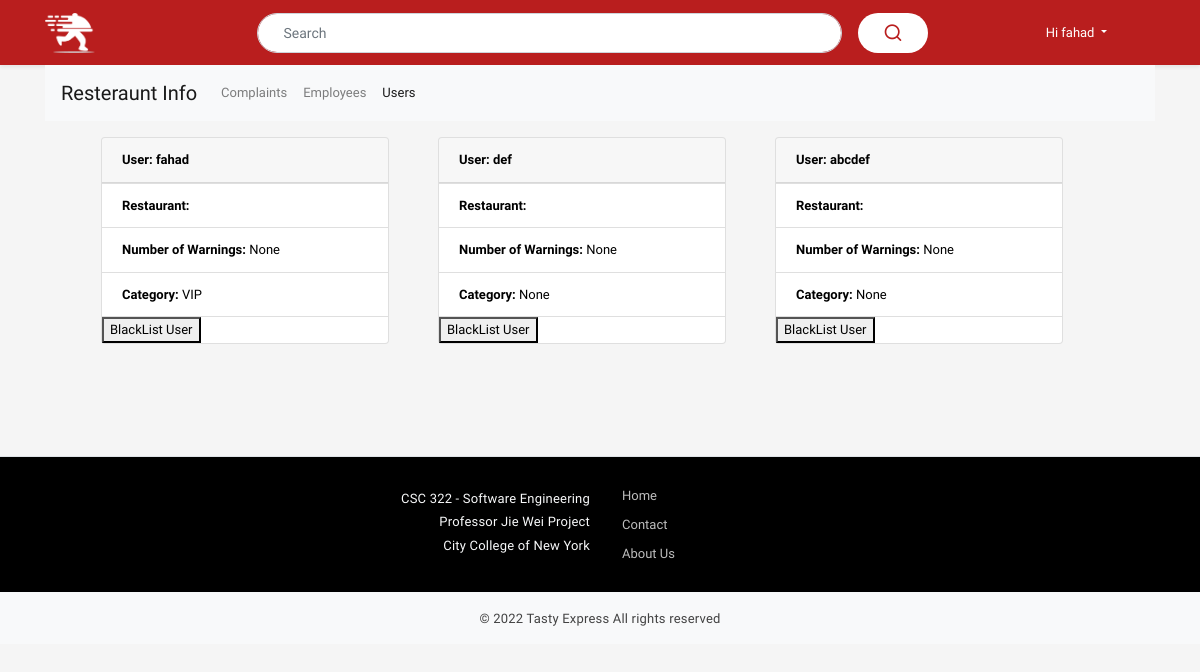
Page /manager_users.html (signed in) on the committed database.
### server.py (models this page shows)
class user(UserMixin,db.Model):
    id = db.Column(db.Integer, primary_key=True)
    email = db.Column(db.String(120))
    name = db.Column(db.String(120))
    password = db.Column(db.String(80))
    address = db.Column(db.String(80))
    phone_number = db.Column(db.String(80))
    numWarnings = db.Column(db.Integer)
    category = db.Column(db.String(80))

### server.py (the view)
@app.route("/manager_users.html")
def manager_users_page():
    table = user.query.all()
    return render_template("manager_users.html", users = table)

### server.py (called while the page is built)
@login_manager.user_loader
def load_user(user_id):
    return user.query.get(int(user_id))

@app.context_processor
def base():
    return dict(account_type=session['account_type'],
                user_first_name=session['user_first_name'])

### templates/manager_users.html (shortened to what this page needs)
<!doctype html>
{% extends 'base.html' %}
{% block content %}
<div class="container">
  <div id="navbar">
  <nav class="navbar navbar-expand-lg navbar-light bg-light">
    <a class="navbar-brand" href="#">Resteraunt Info</a>
    <div class="collapse navbar-collapse" id="navbarNavDropdown">
      <ul class="navbar-nav">
        <li class="nav-item">
          <a class="nav-link" href="manager.html" id="nav-complaints"> Complaints </a>
        </li>
        <li class="nav-item">
          <a class="nav-link" href="manager_employees.html" id="nav-employees"> Employees </a>
        </li>
        <li class="nav-item active">
          <a class="nav-link" href="manager_users.html" id="nav-users" > Users <span class="sr-only">(current)</span></a>
        </li>
      </ul>
    </div>
  </nav>
</div>
</div>
 <div class="container">
     <div class="container mt-3">
       <div class="row">
         {% for user in users %}
           <div class="card-deck">
               <div class="card" style="width: 18rem;
                                        margin-left: 4rem;
                                        margin-bottom: 4rem;">
                 <div class="card-header">
                   <b>User: {{user['name']}}</b>
                 </div>
                 <ul class="list-group list-group-flush">
                   <li class="list-group-item"><b>Restaurant: </b>{{user['restaurant_name']}}</li>
                   <li class="list-group-item"><b>Number of Warnings: </b>{{user['numWarnings']}}</li>
                   <li class="list-group-item"><b>Category: </b>{{user['category']}}</li>
                   <a href="{{url_for('manager_black_list_user',data=user.email)}}">
                    <button type="button" name="button" >BlackList User</button></a>
                 </ul>
               </div>
           </div>
           {% endfor %}
       </div>
   </div>
 </div>
{% endblock %}

### static/css/style.css (style rules this page uses)
body { font-family: 'Prompt', sans-serif; font-size: 13px; color: #000000; background: #f5f5f5; }
div, a { outline: none !important; }
.row { margin-right: -8px; margin-left: -8px; }
a { color: #B10101; text-decoration: none !important; }

### rows in the picture
user: name "fahad", numWarnings "None", category "VIP"
user: name "def", numWarnings "None", category "None"
user: name "abcdef", numWarnings "None", category "None"

### other values in the picture
{{ user_first_name }} "fahad"
